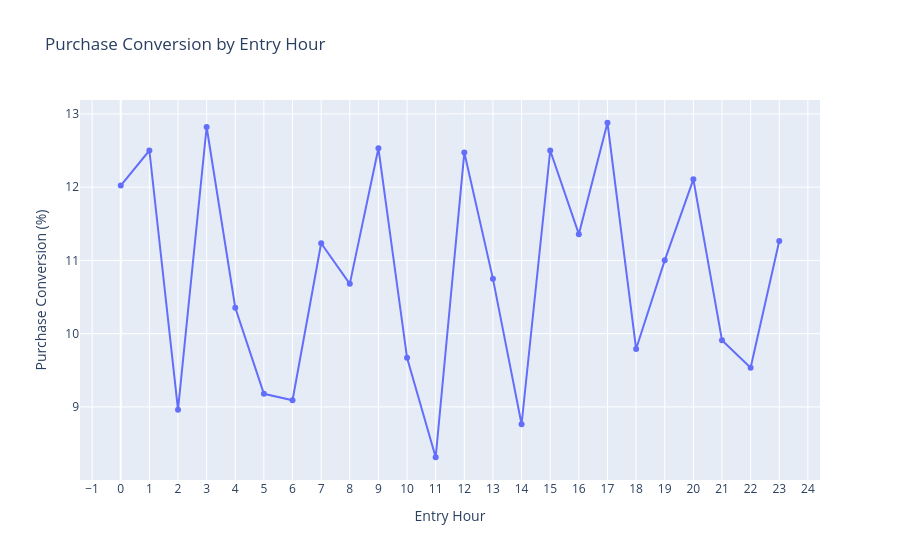

Notebook source saved alongside this figure:
### Code cell
# ==========================================
# PLOTLY VISUALIZATION
# ==========================================

plotly_hourly = hourly_performance.reset_index()

fig = px.line(
    plotly_hourly,
    x='Entry_Hour',
    y='Conversion_%',
    markers=True,
    title='Purchase Conversion by Entry Hour'
)

fig.update_layout(
    xaxis=dict(
        dtick=1,
        title='Entry Hour'
    ),
    yaxis_title='Purchase Conversion (%)'
)

fig.show()

### Figure 1 — Plotly figure (JSON) as saved in the notebook; plotly's stock layout.template omitted (floating-point values rounded to 4 significant figures)
{"data": [{"hovertemplate": "Entry_Hour=%{x}<br>Conversion_%=%{y}<extra></extra>", "legendgroup": "", "line": {"color": "#636efa", "dash": "solid"}, "marker": {"symbol": "circle"}, "mode": "lines+markers", "name": "", "orientation": "v", "showlegend": false, "type": "scatter", "x": [0, 1, 2, 3, 4, 5, 6, 7, 8, 9, 10, 11, 12, 13, 14, 15, 16, 17, 18, 19, 20, 21, 22, 23], "xaxis": "x", "y": [12.02, 12.5, 8.962, 12.82, 10.35, 9.179, 9.091, 11.23, 10.68, 12.53, 9.67, 8.312, 12.47, 10.75, 8.763, 12.5, 11.36, 12.88, 9.79, 11.0, 12.11, 9.91, 9.535, 11.26], "yaxis": "y"}], "layout": {"legend": {"tracegroupgap": 0}, "title": {"text": "Purchase Conversion by Entry Hour"}, "xaxis": {"anchor": "y", "domain": [0, 1], "dtick": 1, "title": {"text": "Entry Hour"}}, "yaxis": {"anchor": "x", "domain": [0, 1], "title": {"text": "Purchase Conversion (%)"}}}}
